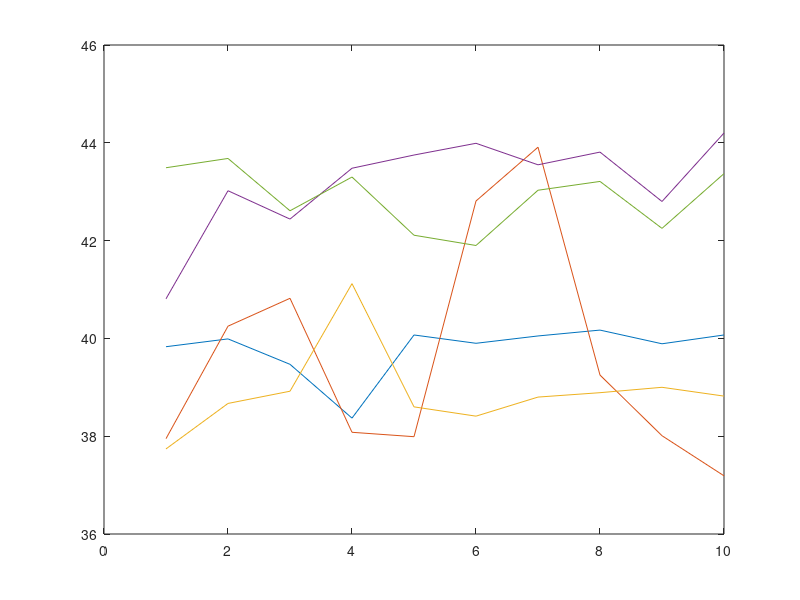
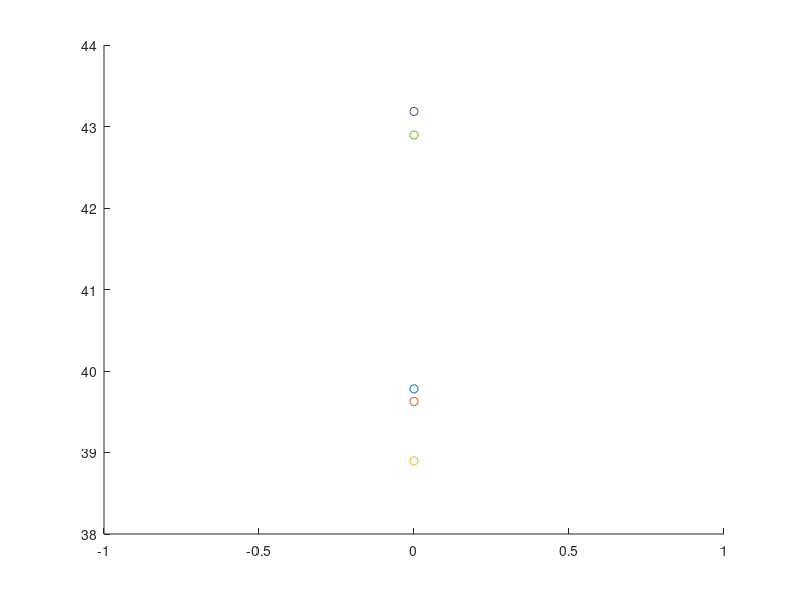
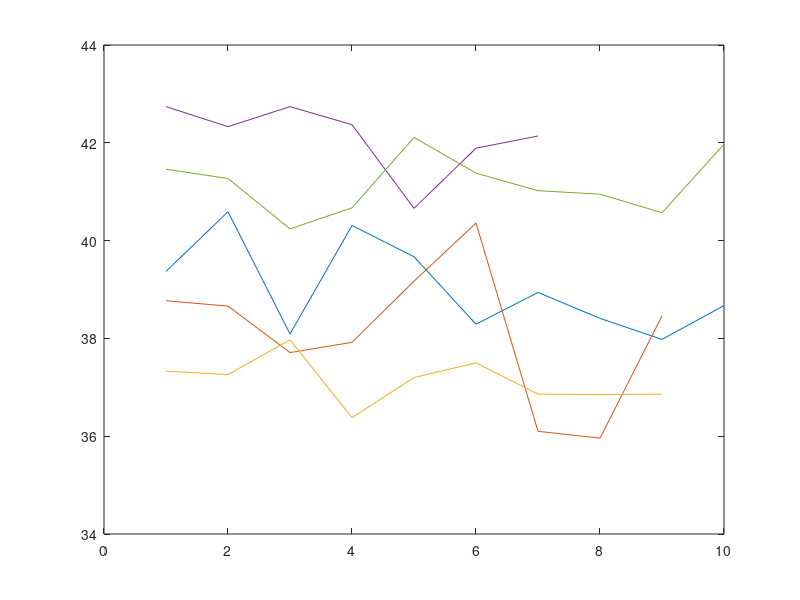
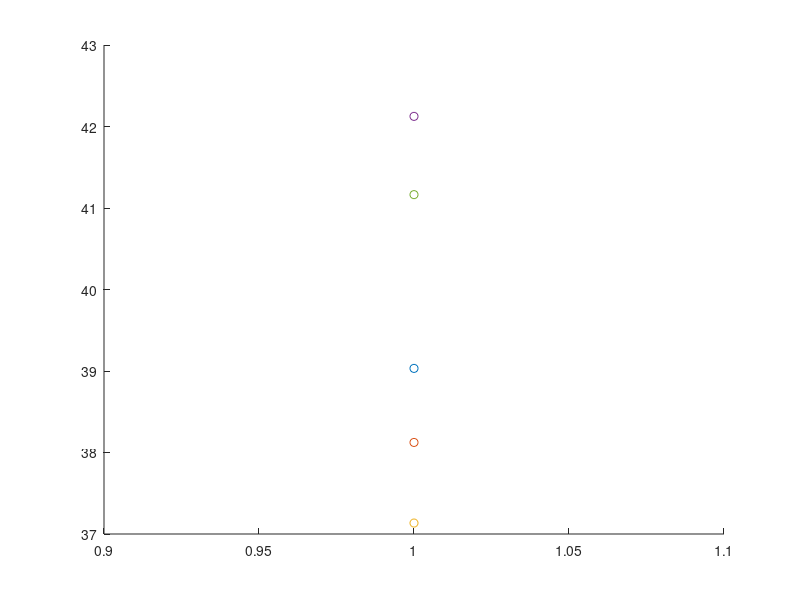

Source code (MATLAB) for these figures, in order: (Note: this script raises an error after producing the figures.)
%%Figure generator

%3PWFS Full Frame

PWFS3FFstrND00=[40.81, 43.02, 42.44, 43.48, 43.75, 43.99, 43.55, 43.81, 42.8,44.2];
PWFS3FFstrND10=[42.74,42.33, 42.74,42.37,40.66,41.89,42.14];
%pierre retake
%PWFS3FFstrND10=[37.8, 38.83, 38.28, 38.27, 39.37, 38.4, 38.86, 38, 39.17, 38.83];
PWFS3FFstrND15=[32.04, 32.25, 32.12, 32.2, 32.08, 32.07, 32.29, 32.34, 32.04, 32.14];

%4PWFS Full Frame
PWFS4FFstrND00=[43.49, 43.68, 42.61, 43.3, 42.11, 41.9, 43.03, 43.21, 42.25, 43.37];
PWFS4FFstrND10=[41.46, 41.27, 40.24, 40.67, 42.11, 41.38, 41.02, 40.95, 40.57, 41.97];
PWFS4FFstrND15=[33.05,32.76,31.97,32.03,31.75,31.72,31.21,31.56,31.55,31.79];

%3PWFS SM
PWFS3SMstrND00d1=[37.95, 40.25, 40.82, 38.08, 37.99, 42.81, 43.91, 39.25, 38.01, 37.19];
PWFS3SMstrND10d1=[38.77, 38.66, 37.71, 37.92, 39.17, 40.36, 36.1, 35.96, 38.46];
PWFS3SMstrND15d2=[35.41, 35.96, 35.96, 35.55, 35.32, 35.46, 34.62, 34.75, 35.06, 35.65];
PWFS3SMstrND00d2=[37.74, 38.67, 38.92, 41.12, 38.6, 38.41, 38.8, 38.89, 39, 38.82];
PWFS3SMstrND10d2=[37.33, 37.26, 37.97, 36.38, 37.2, 37.5, 36.86, 36.85, 36.86];
PWFS3SMstrND20d2=[27.15, 27.1, 26.89, 26.67, 26.78, 27.06, 31.2, 26.84, 28.45];

%4PWFS SM
PWFS4SMstrND00=[39.83, 39.99, 39.47, 38.37, 40.07, 39.9, 40.05,40.17, 39.89, 40.07];
PWFS4SMstrND10=[39.37, 40.59, 38.09, 40.31, 39.67, 38.29, 38.94, 38.41, 37.98, 38.67];
PWFS4SMstrND15=[33.56, 34.56, 33.69, 34.02, 31.91, 32.33, 33.41, 34.17, 32.51, 32.68];
PWFS4SMstrND20=[27.41, 27.15, 27.89, 27.04, 27, 27.55, 28.25, 28.34, 27.79, 27.26];

%% Scatter plot
% x=ones(size(PWFS4SMstrND00))*0;
% figure; scatter(x,PWFS4SMstrND00); hold on
% scatter(x, PWFS3SMstrND00d1)
% scatter(x, PWFS3SMstrND00d2)
% x=ones(size(PWFS4SMstrND00))*0;
%% ND 0
figure; plot(PWFS4SMstrND00); hold on
plot(PWFS3SMstrND00d1)
plot(PWFS3SMstrND00d2)
plot(PWFS3FFstrND00);
plot(PWFS4FFstrND00)

x=[0];
figure; scatter(x,mean(PWFS4SMstrND00)); hold on
scatter(x,mean(PWFS3SMstrND00d1))
scatter(x,mean(PWFS3SMstrND00d2))
scatter(x,mean(PWFS3FFstrND00));
scatter(x,mean(PWFS4FFstrND00))

%% ND 1
figure; plot(PWFS4SMstrND10); hold on
plot(PWFS3SMstrND10d1)
plot(PWFS3SMstrND10d2)
plot(PWFS3FFstrND10);
plot(PWFS4FFstrND10)

x=[1];
figure; scatter(x,mean(PWFS4SMstrND10)); hold on
scatter(x,mean(PWFS3SMstrND10d1))
scatter(x,mean(PWFS3SMstrND10d2))
scatter(x,mean(PWFS3FFstrND10));
scatter(x,mean(PWFS4FFstrND10))

%% ND 1.5

figure; plot(PWFS4SMstrND15); hold on
plot(PWFS3SMstrND15d2)
plot(PWFS3FFstrND15);
plot(PWFS4FFstrND15)

x=[1.5];
figure; scatter(x,mean(PWFS4SMstrND10)); hold on
scatter(x,mean(PWFS3SMstrND15d2))
scatter(x,mean(PWFS3FFstrND15));
scatter(x,mean(PWFS4FFstrND15))

%% ND 2

figure; plot(PWFS4SMstrND20); hold on
plot(PWFS3SMstrND20d2)


x=[2];
figure; scatter(x,mean(PWFS4SMstrND20)); hold on
scatter(x,mean(PWFS3SMstrND20d2))

%% Plot of them all

PWFS3SM=[mean(PWFS3SMstrND00d2) ,mean(PWFS3SMstrND10d2),mean(PWFS3SMstrND15d2),mean(PWFS3SMstrND20d2)];
PWFS3SMflux=[23929,2236,641,250];
PWFS3SMerror=[std(PWFS3SMstrND00d2) ,std(PWFS3SMstrND10d2),std(PWFS3SMstrND15d2),std(PWFS3SMstrND20d2)];

PWFS4SM=[mean(PWFS4SMstrND00) ,mean(PWFS4SMstrND10),mean(PWFS4SMstrND10) ,mean(PWFS4SMstrND20)];
PWFS4SMflux=[26643,2310,593,240];
PWFS4SMerror=[std(PWFS4SMstrND00) ,std(PWFS4SMstrND10),std(PWFS4SMstrND10) ,std(PWFS4SMstrND20)];

PWFS3FF=[mean(PWFS3FFstrND00) ,mean(PWFS3FFstrND10),mean(PWFS3FFstrND15)];
PWFS3FFflux=[23970,2211,661];
PWFS3FFerror=[std(PWFS3FFstrND00) ,std(PWFS3FFstrND10),std(PWFS3FFstrND15)];

PWFS4FF=[mean(PWFS4FFstrND00), mean(PWFS4FFstrND10), mean(PWFS4FFstrND15)];
PWFS4FFflux=[25922, 2239, 604];
PWFS4FFerror=[std(PWFS4FFstrND00), std(PWFS4FFstrND10), std(PWFS4FFstrND15)];

figure; errorbar(log10(PWFS3FFflux), PWFS3FF,PWFS3FFerror); hold on
errorbar(log10(PWFS3SMflux),PWFS3SM,PWFS3SMerror)
errorbar(log10(PWFS4SMflux),PWFS4SM,PWFS4SMerror)
errorbar(log10(PWFS4FFflux), PWFS4FF,PWFS4FFerror)
title('Strehl Vs Flux in Pupil', 'FontSize',24)
ylabel('Strehl Value','FontSize',24)
xlabel('Log of Flux in Pupils','FontSize',24)
lgd =legend('3PWFSFF','3PWFSM','PWFS4SM','4PWFSFF');
set (gca, 'xdir', 'reverse' )
lgd.FontSize = 20;

ax=gca;
ax.XAxis.FontSize=18;
ax.YAxis.FontSize=18;





